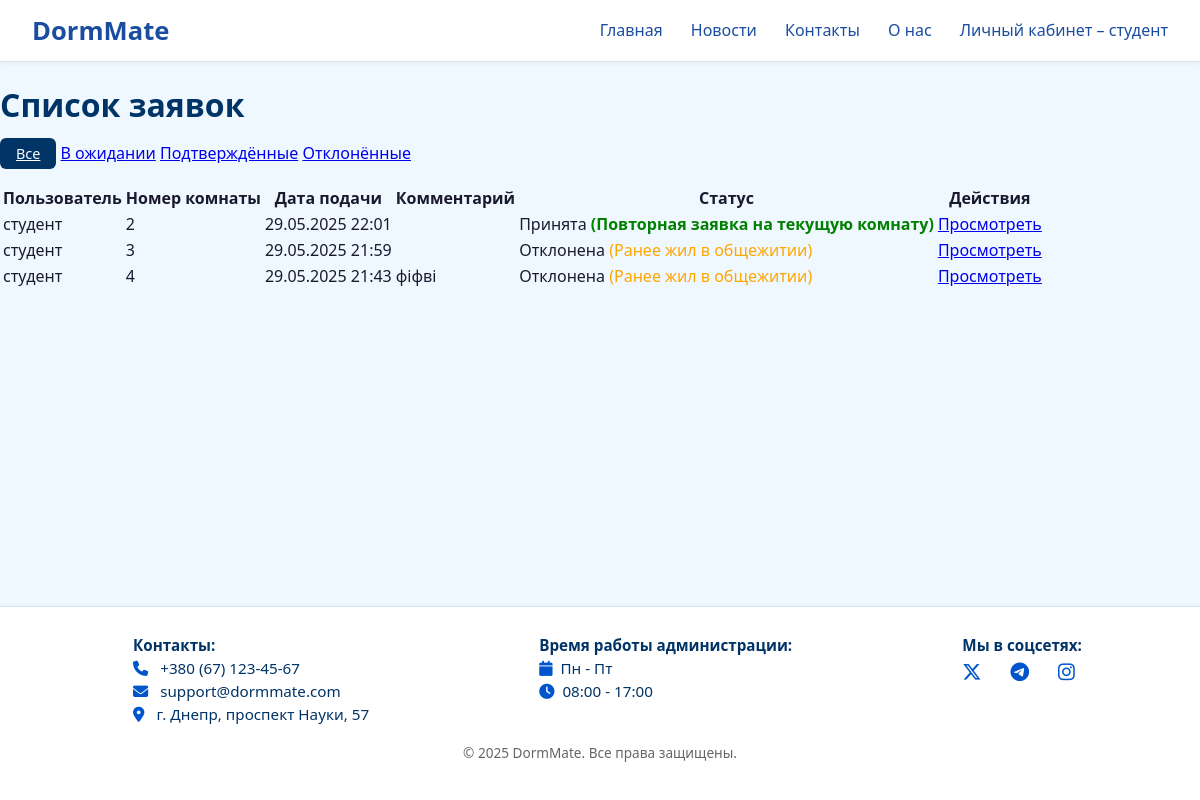
The page /accounts/applications/ (signed in) on the database as committed earlier.
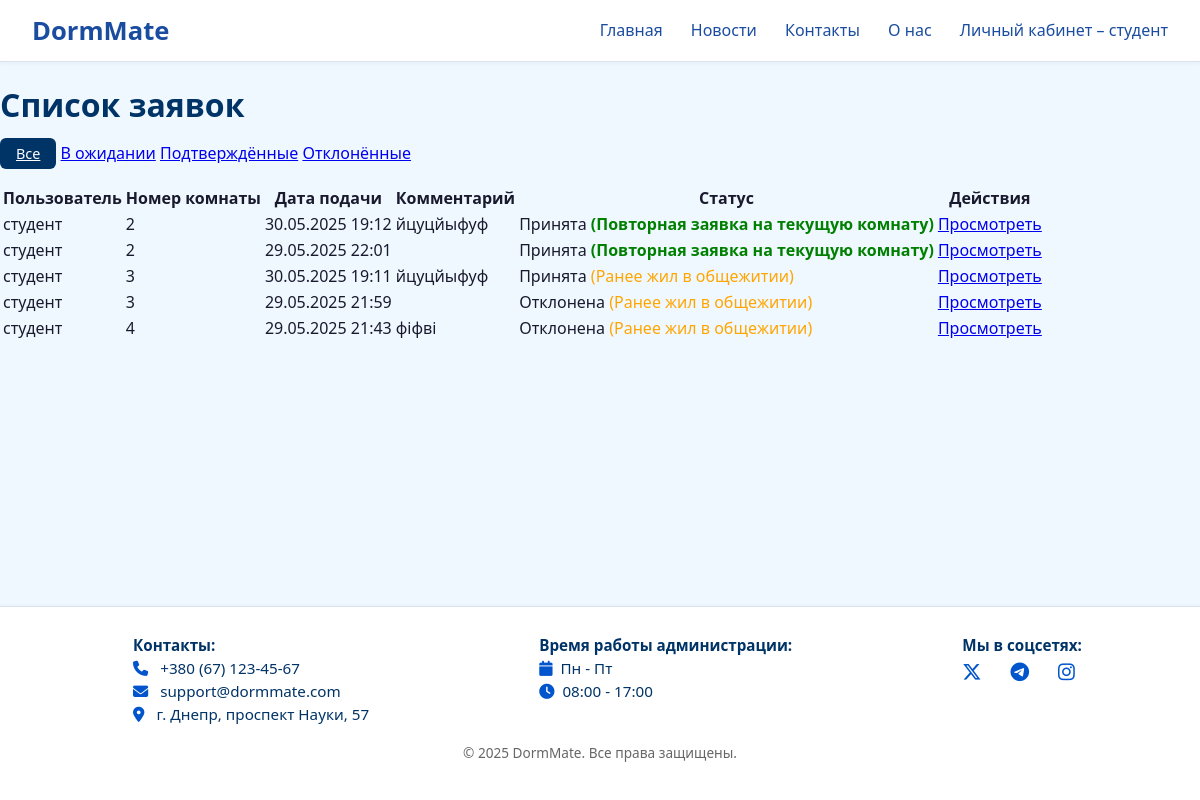
The same page on the database as committed later.
### rooms/models.py (models this page shows, shortened)
class Application(models.Model):
    user = models.ForeignKey(settings.AUTH_USER_MODEL, on_delete=models.CASCADE)
    room_number = models.IntegerField()
    medical_doc = models.FileField(upload_to='applications/')
    bank_receipt = models.FileField(upload_to='applications/')
    application = models.FileField(upload_to='applications/')
    student_card = models.FileField(upload_to='applications/')
    application_partion_pay = models.FileField(upload_to='applications/')
    aplication_parent_pay = models.FileField(upload_to='applications/')
    contract = models.FileField(upload_to='applications/')
    personal_account = models.FileField(upload_to='applications/')
    comment = models.TextField(blank=True)
    status = models.CharField(max_length=20, default='pending', choices=[
        ('pending', 'Ожидает рассмотрения'),
        ('approved', 'Принята'),
        ('rejected', 'Отклонена'),
    ])
    created_at = models.DateTimeField(auto_now_add=True, blank=True)

### registration/models.py (models this page shows, shortened)
class CustomUser(AbstractUser):
    ROLE_CHOICES = (
        ('student', 'Студент'),
        ('admin', 'Администратор'),
    )
    email = models.EmailField(unique=True)
    role = models.CharField(max_length=10, choices=ROLE_CHOICES, default='student')
    room = models.ForeignKey(
        'rooms.Room',
        null=True,
        blank=True,
        on_delete=models.SET_NULL,
        related_name='primary_users'  # ← обязательно уникальное имя
    )

### registration/views.py (the view)
# urls.py: path('applications/', login_required(views.application_list_view), name='application-list'),
@login_required
def application_list_view(request):
    status = request.GET.get('status', 'all')
    if request.user.role == 'admin':
        base_queryset = Application.objects.annotate(
            is_returning_to_same_room=Case(
                When(user__room__number=models.F('room_number'), then=Value(True)),
                default=Value(False),
                output_field=BooleanField()
            ),
            was_resident=ExpressionWrapper(
                Q(user__room__isnull=False),
                output_field=BooleanField()
            )
        )
        if status == 'all':
            applications = base_queryset.order_by(
                '-is_returning_to_same_room',  # в первую очередь — заявки на ту же комнату
                '-was_resident',               # затем — все, кто жил ранее
                '-created_at'                  # затем — по дате
            )
        else:
            applications = base_queryset.filter(status=status).order_by(
                '-is_returning_to_same_room',
                '-was_resident',
                '-created_at'
            )
    else:
        base_queryset = Application.objects.filter(user=request.user).annotate(
            is_returning_to_same_room=Case(
                When(user__room__number=models.F('room_number'), then=Value(True)),
                default=Value(False),
                output_field=BooleanField()
            ),
            was_resident=ExpressionWrapper(
                Q(user__room__isnull=False),
                output_field=BooleanField()
            )
        )
        if status == 'all':
            applications = base_queryset.order_by(
                '-is_returning_to_same_room',
                '-was_resident',
                '-created_at'
            )
        else:
            applications = base_queryset.filter(status=status).order_by(
                '-is_returning_to_same_room',
                '-was_resident',
                '-created_at'
            )
    context = {
        'applications': applications,
        'current_status': status,
    }
    return render(request, 'application_list.html', context)

### registration/templates/application_list.html
{% extends 'base.html' %}
{% block content %}
<h1>Список заявок</h1>
<div style="margin-bottom: 20px;">
  <a href="{% url 'application-list' %}?status=all"
     class="btn {% if current_status == 'all' %}btn-primary{% else %}btn-secondary{% endif %}">Все</a>
  <a href="{% url 'application-list' %}?status=pending"
     class="btn {% if current_status == 'pending' %}btn-primary{% else %}btn-secondary{% endif %}">В ожидании</a>
  <a href="{% url 'application-list' %}?status=approved"
     class="btn {% if current_status == 'approved' %}btn-primary{% else %}btn-secondary{% endif %}">Подтверждённые</a>
  <a href="{% url 'application-list' %}?status=rejected"
     class="btn {% if current_status == 'rejected' %}btn-primary{% else %}btn-secondary{% endif %}">Отклонённые</a>
</div>
<table>
  <thead>
    <tr>
      <th>Пользователь</th>
      <th>Номер комнаты</th>
      <th>Дата подачи</th>
      <th>Комментарий</th>
      <th>Статус</th>
      <th>Действия</th>
    </tr>
  </thead>
  <tbody>
    {% for app in applications %}
      <tr>
        <td>{{ app.user.username }}</td>
        <td>{{ app.room_number }}</td>
        <td>{{ app.created_at|date:"d.m.Y H:i" }}</td>
        <td>{{ app.comment|truncatewords:10 }}</td>
        <td>
          {{ app.get_status_display }}
          {% if app.is_returning_to_same_room %}
            <span style="color: green; font-weight: bold;">(Повторная заявка на текущую комнату)</span>
          {% elif app.was_resident %}
            <span style="color: orange;">(Ранее жил в общежитии)</span>
          {% endif %}
        </td>
        <td><a href="{% url 'application-detail' app.pk %}">Просмотреть</a></td>
      </tr>
    {% empty %}
      <tr><td colspan="6">Заявок пока нет</td></tr>
    {% endfor %}
  </tbody>
</table>
{% endblock %}

Rows that differ between the two databases and show on the page:
added Application: user.username "студент", room_number "2", created_at "30.05.2025 19:12", comment "йцуцйыфуф", status "Принята", shows "(Повторная заявка на текущую комнату)"
added Application: user.username "студент", room_number "3", created_at "30.05.2025 19:11", comment "йцуцйыфуф", status "Принята", shows "(Ранее жил в общежитии)"
